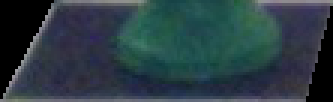
#> input picture src/knight_base.png, 111 x 34 px (shown 3 times larger); the run also reads 1 picture not shown here
$ python image_region_analysis.py
#> lines starting #> are read from the running program, lines starting #| are printed output that depends on the picture
import cv2
import numpy as np

def show_image (image, title):
	cv2.imshow (title, cv2.pyrUp(cv2.pyrUp(image)))

if __name__ == "__main__":

	#=====[ Step 1: load in images	]=====
	k_img = cv2.imread ('knight_base.png')
#> k_img is the input picture: shape (34, 111, 3); mean B, G, R 67.9, 61.1, 43.5
	p_img = cv2.imread ('pawn_base.png')
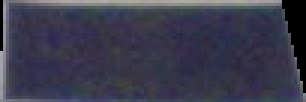
#> input picture src/pawn_base.png, 102 x 34 px (shown 3 times larger)
#> p_img is the input picture: shape (34, 102, 3); mean B, G, R 77.7, 59.4, 59.6
	c1_img = cv2.imread ('combo1.png')
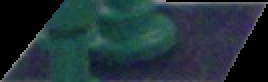
#> input picture src/combo1.png, 134 x 41 px (shown 2 times larger)
#> c1_img is the input picture: shape (41, 134, 3); mean B, G, R 55.9, 50.5, 33.5
	c2_img = cv2.imread ('combo2.png')

	#=====[ Step 2: run kmeans	]=====
	show_image (k_img, 'knight')
#> in show_image, `cv2.imshow (title, cv2.pyrUp(cv2.pyrUp(image)))`:
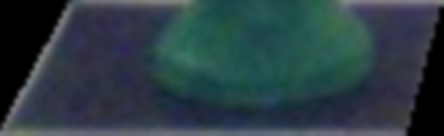
#> window 'knight': shape (136, 444, 3); mean B, G, R 68.1, 61.2, 43.8
	# show_image (p_img, 'pawn')
	show_image (c1_img, 'combo1')
#> call 2 of show_image, with title = 'combo1'
#> in show_image (call 2), `cv2.imshow (title, cv2.pyrUp(cv2.pyrUp(image)))`:
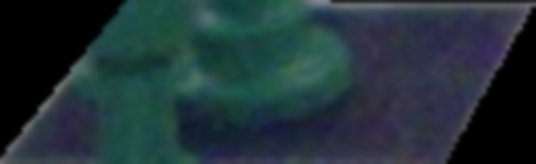
#> window 'combo1': shape (164, 536, 3); mean B, G, R 56.3, 50.8, 33.9
	# show_image (c2_img, 'combo2')
